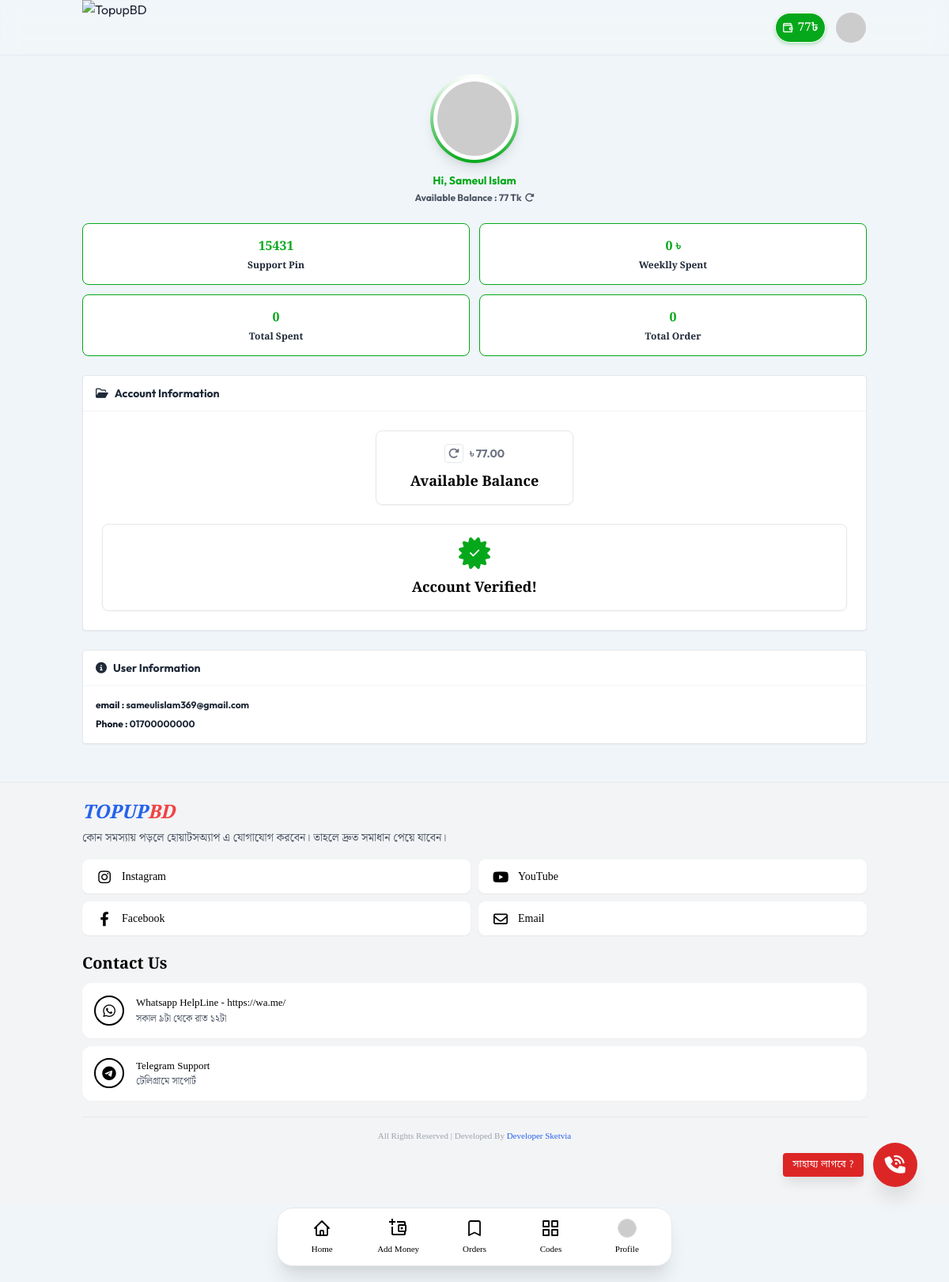
/profile.php (signed in), run on the app's committed database.
### tables this page shows
CREATE TABLE `users` (
  `id` int(11) NOT NULL,
  `name` varchar(100) DEFAULT NULL,
  `phone` varchar(20) DEFAULT NULL,
  `email` varchar(100) DEFAULT NULL,
  `password` varchar(255) DEFAULT NULL,
  `balance` decimal(10,2) DEFAULT '0.00',
  `created_at` timestamp NOT NULL DEFAULT CURRENT_TIMESTAMP,
  `support_pin` int(11) DEFAULT '0',
  `image` varchar(255) DEFAULT NULL,
  `avatar` varchar(255) DEFAULT NULL,
  `role` varchar(20) DEFAULT 'user',
  `status` varchar(20) DEFAULT 'active'
);

### profile.php (the view, shortened to what this page needs)
<?php
include 'common/header.php';
$uid = $_SESSION['user_id'];
$u = $conn->query("SELECT * FROM users WHERE id=$uid")->fetch_assoc();
$total_spent_res = $conn->query("SELECT SUM(amount) as spent FROM orders WHERE user_id=$uid AND status='completed'");
$total_spent = $total_spent_res ? (float)$total_spent_res->fetch_assoc()['spent'] : 0;
$total_order_res = $conn->query("SELECT COUNT(*) as cnt FROM orders WHERE user_id=$uid");
$total_orders = $total_order_res ? (int)$total_order_res->fetch_assoc()['cnt'] : 0;
$weekly_spent_res = $conn->query("SELECT SUM(amount) as spent FROM orders WHERE user_id=$uid AND status='completed' AND created_at >= DATE_SUB(NOW(), INTERVAL 7 DAY)");
$weekly_spent = $weekly_spent_res ? (float)$weekly_spent_res->fetch_assoc()['spent'] : 0;
$av_url = !empty($u['avatar']) ? $u['avatar'] : "https://ui-avatars.com/api/?name=".urlencode($u['name'])."&background=random&color=fff";
?>
<div class="container mx-auto px-4 py-6">
    <div class="flex flex-col items-center mb-6">
        <div class="w-28 h-28 rounded-full p-1 shadow-lg mb-3 flex items-center justify-center bg-white avatar-gradient-ring">
            <div class="w-full h-full rounded-full p-[3px] bg-white flex items-center justify-center">
                <img src="<?php echo $av_url; ?>" class="w-full h-full rounded-full object-cover border-2 border-white">
            </div>
        </div>
        <h2 class="text-primary text-sm font-bold">Hi, <?php echo htmlspecialchars($u['name']); ?></h2>
        <p class="text-gray-600 text-xs font-bold mt-1 flex items-center gap-1">
            Available Balance : <?php echo (int)$u['balance']; ?> Tk <i class="fa-solid fa-rotate-right text-xs cursor-pointer" onclick="location.reload()"></i>
        </p>
    </div>
    <div class="grid grid-cols-2 gap-3 mb-6">
        <div class="profile-card">
            <div class="stat-val"><?php echo $u['support_pin']; ?></div>
            <div class="stat-label">Support Pin</div>
        </div>
        <div class="profile-card">
            <div class="stat-val"><?php echo (int)$weekly_spent; ?> ৳</div>
            <div class="stat-label">Weeklly Spent</div>
        </div>
        <div class="profile-card">
            <div class="stat-val"><?php echo (int)$total_spent; ?></div>
            <div class="stat-label">Total Spent</div>
        </div>
        <div class="profile-card">
            <div class="stat-val"><?php echo $total_orders; ?></div>
            <div class="stat-label">Total Order</div>
        </div>
    </div>
    <div class="bg-white rounded shadow-sm border border-gray-200 mb-6">
        <div class="border-b border-gray-100 px-4 py-3">
            <h3 class="font-bold text-gray-800 text-sm flex items-center gap-2">
                <i class="fa-regular fa-folder-open"></i> Account Information
            </h3>
        </div>
        <div class="p-6 text-center">
            <div class="border border-gray-200 rounded-lg p-4 mb-6 shadow-sm inline-block min-w-[250px]">
                <div class="flex justify-center items-center gap-2 text-gray-500 text-sm font-bold mb-2">
                    <i class="fa-solid fa-rotate-right border p-1 rounded"></i> ৳ <?php echo number_format($u['balance'], 2); ?>
                </div>
                <h2 class="font-bold text-black text-lg font-bree">Available Balance</h2>
            </div>
            <div class="border border-gray-200 rounded-lg p-4 shadow-sm">
                <div class="flex justify-center mb-2 relative">
                    <i class="fa-solid fa-certificate verified-badge"></i>
                    <i class="fa-solid fa-check text-white absolute top-1/2 left-1/2 transform -translate-x-1/2 -translate-y-1/2 text-sm"></i>
                </div>
                <h2 class="font-bold text-black text-lg font-bree">Account Verified!</h2>
            </div>
        </div>
    </div>
    <div class="bg-white rounded shadow-sm border border-gray-200 mb-6">
        <div class="border-b border-gray-100 px-4 py-3">
            <h3 class="font-bold text-gray-800 text-sm flex items-center gap-2">
                <i class="fa-solid fa-circle-info"></i> User Information
            </h3>
        </div>
        <div class="p-4">
            <div class="text-xs font-bold text-gray-800 space-y-2">
                <p><span class="text-gray-900">email :</span> <?php echo htmlspecialchars($u['email']); ?></p>
                <p><span class="text-gray-900">Phone :</span> <?php echo htmlspecialchars($u['phone']); ?></p>
            </div>
        </div>
    </div>
</div>
<?php include 'common/footer.php'; ?>
<?php include 'common/bottom.php'; ?>

### common/header.php (shortened to what this page needs)
<?php
include_once __DIR__ . '/config.php';
$site_name = "TopupBD";
$site_logo_path = "res/logo.png";
$logo_url = $site_logo_path . "?v=" . time();
?>
<!DOCTYPE html>
<html lang="en">
<head>
    <script src="https://cdn.tailwindcss.com"></script>
    <link rel="stylesheet" href="https://cdnjs.cloudflare.com/ajax/libs/font-awesome/6.4.0/css/all.min.css">
</head>
<body class="bg-[#f0f5f9] text-gray-800 pb-24">
<header id="main-header-secure">
    <div class="container mx-auto px-4 flex justify-between items-center h-full gap-5">
        <div class="flex items-center">
            <a href="index.php" class="flex items-center">
                <img id="secure-logo-img" src="<?php echo $logo_url; ?>" alt="<?php echo htmlspecialchars($site_name); ?>">
            </a>
        </div>
        <div class="flex items-center gap-3">
            <?php if(isset($_SESSION['user_id'])):
                $u_data = ['balance' => 0, 'name' => 'User', 'avatar' => ''];
                $uid = $_SESSION['user_id'];
                if(isset($conn) && $conn) {
                    $u_res = $conn->query("SELECT balance, name, avatar FROM users WHERE id=$uid");
                    if($u_res && $u_res->num_rows > 0) {
                        $u_data = $u_res->fetch_assoc();
                    }
                }
                $balStr = number_format($u_data['balance'], 0);
                $fSize = '15px';
                $avatarUrl = !empty($u_data['avatar']) ? $u_data['avatar'] : "https://ui-avatars.com/api/?name=" . urlencode($u_data['name']) . "&background=f3f4f6&color=333&length=1&font-size=0.5&bold=true";
            ?>
                <div class="secure-balance-box" style="font-size: <?php echo $fSize; ?> !important;">
                    <span class="secure-balance-text"><?php echo $balStr; ?>&#2547;</span>
                </div>
                <button onclick="toggleUserSidebar()" class="w-10 h-10 rounded-full bg-gray-100 overflow-hidden relative focus:outline-none border border-gray-100" style="z-index: 10001;">
                    <img src="<?php echo $avatarUrl; ?>" class="w-full h-full object-cover block">
                </button>
            <?php endif; ?>
        </div>
    </div>
</header>

### profile.php (style rules this page uses)
:root { --primary-color: #DC2626; }
body { background-color: #f0f5f9; background-image: url('res/backgrounds/bg.png'); background-size: 100%; background-repeat: repeat-y; background-position: top center; background-attachment: scroll; min-height: 100vh; padding-bottom: 90px; }
.font-bree { font-family: 'Bree Serif', serif; }
.profile-card { background: white; border: 1px solid var(--primary-color); border-radius: 8px; text-align: center; padding: 15px; box-shadow: 0 1px 2px rgba(0,0,0,0.02); }
.stat-val { color: var(--primary-color); font-weight: 700; font-size: 16px; font-family: 'Bree Serif', serif; }
.stat-label { color: #1f2937; font-size: 12px; font-weight: 700; margin-top: 4px; font-family: 'Bree Serif', serif; }
.verified-badge { color: var(--primary-color); font-size: 40px; }
.avatar-gradient-ring { background: linear-gradient(to bottom, #ffffff, var(--primary-color)); }
.text-primary { color: var(--primary-color) !important; }

### data on the page
users: balance "77", name "Sameul Islam", support_pin "15431", balance "77.00", email "sameulislam369@gmail.com", phone "01700000000"

### other printed values
$weekly_spent "0"
$total_spent "0"
$total_orders "0"
$helpline_num "https://wa.me/"
